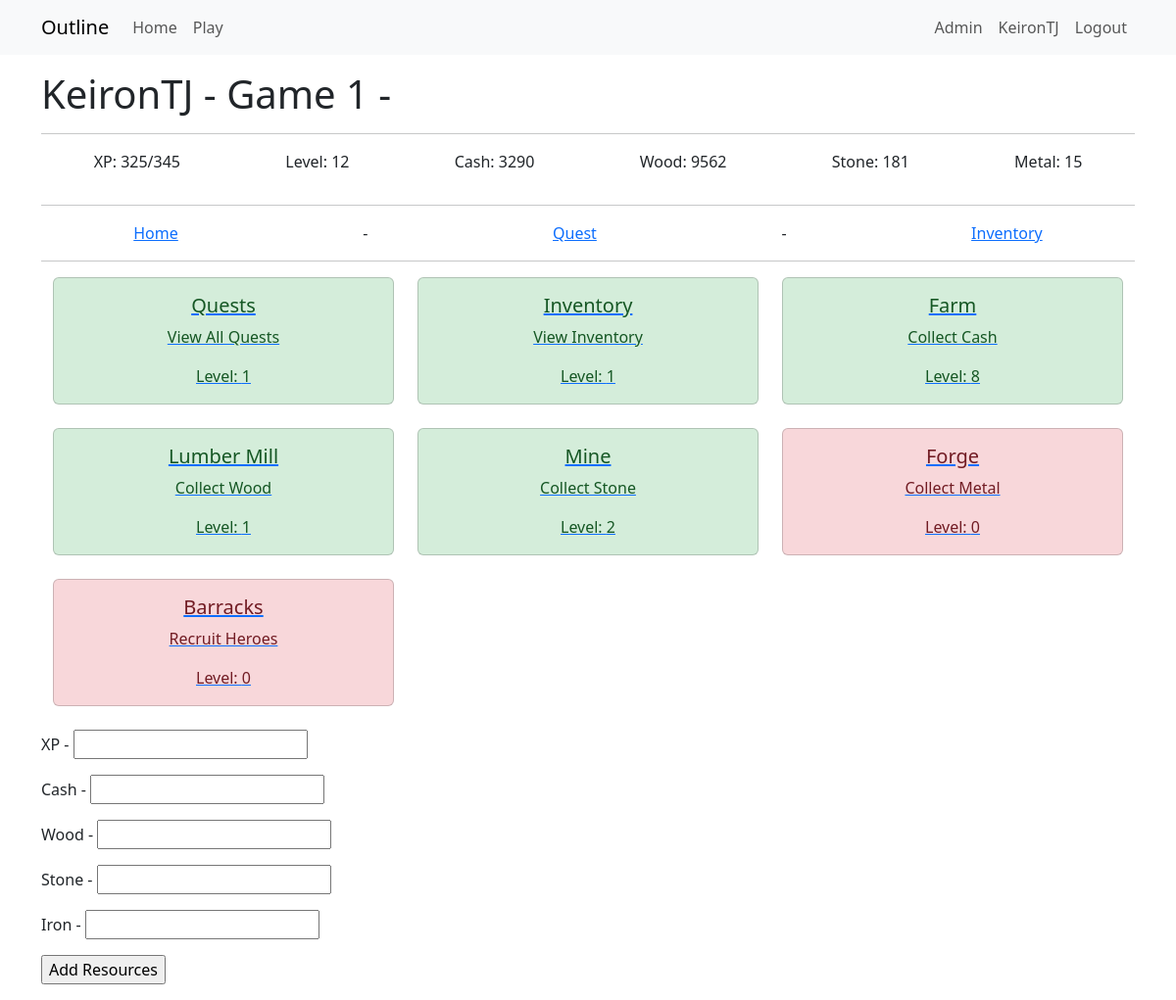
/play/1 (signed in), run on an earlier commit of the app's database.
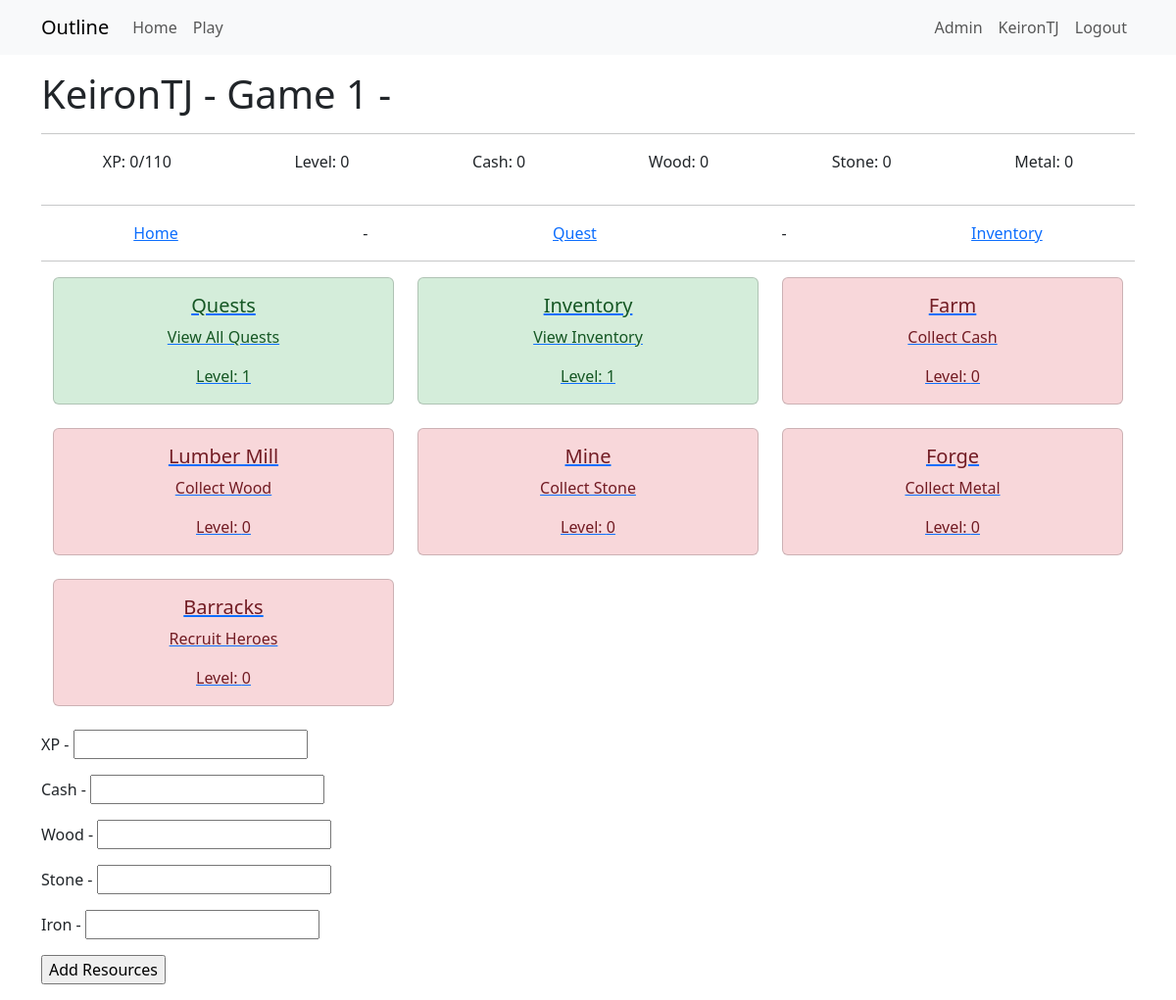
And on a later commit of the database.
### app/models.py (models this page shows, shortened)
class User(UserMixin, db.Model):
    id = db.Column(Integer, primary_key=True)
    username = db.Column(String(64), index=True, unique=True)
    email = db.Column(String(120), index=True, unique=True)
    password_hash = db.Column(String(256))
    active = db.Column(db.Boolean(), default=True)
    activegame = db.Column(db.Integer, nullable=True)
    game = so.relationship("Game", back_populates="user", cascade="all, delete-orphan")
    role=so.relationship("Role", secondary="user_roles")
    def is_admin(self):
        return 'admin' in [role.name for role in self.role]

class Game(db.Model):
    __tablename__ = 'game'
    id = db.Column(db.Integer, primary_key=True)
    user_id = db.Column(db.Integer, db.ForeignKey('user.id'), nullable=False)
    game_name = db.Column(db.String(64))
    game_exists = db.Column(db.Boolean, default=True)
    entry_date = db.Column(db.DateTime, default=datetime.now(timezone.utc))
    xp = db.Column(db.Integer, default=0)
    level = db.Column(db.Integer, default=0)
    cash = db.Column(db.Integer, default=0)
    wood = db.Column(db.Integer, default=0)
    stone = db.Column(db.Integer, default=0)
    metal = db.Column(db.Integer, default=0)
    next_level_xp_required = db.Column(db.Integer, default=110)
    user = db.relationship("User", back_populates="game")
    inventories = db.relationship("InventoryUser", back_populates="game")
    quest_progress = db.relationship("QuestProgress", back_populates="game")
    building_progress = db.relationship("BuildingProgress", back_populates="game")
    resource_logs = db.relationship("ResourceLog", back_populates="game")
    hero_progress = db.relationship("HeroProgress", back_populates="game")
    hero_slots = db.relationship("HeroSlots", back_populates="game")

class BuildingProgress(db.Model):
    __tablename__ = 'building_progress'
    id = db.Column(db.Integer, primary_key=True)
    building_id = db.Column(db.Integer, db.ForeignKey('buildings.id'))
    game_id = db.Column(db.Integer, db.ForeignKey('game.id'))
    building_level = db.Column(db.Integer, default=0)
    building_active = db.Column(db.Boolean, default=False)
    xp_per_minute = db.Column(db.Integer, default=0)
    cash_per_minute = db.Column(db.Integer, default=0)
    wood_per_minute = db.Column(db.Integer, default=0)
    stone_per_minute = db.Column(db.Integer, default=0)
    metal_per_minute = db.Column(db.Integer, default=0)
    accrual_start_time = db.Column(db.DateTime, nullable=True)
    max_accrual_duration = db.Column(db.Integer, default=240) # in minutes
    accrued_xp = db.Column(db.Integer, default=0)
    accrued_cash = db.Column(db.Integer, default=0)
    accrued_wood = db.Column(db.Integer, default=0)
    accrued_stone = db.Column(db.Integer, default=0)
    accrued_metal = db.Column(db.Integer, default=0)
    building_completed = db.Column(db.Boolean, default=False)
    building_completed_date = db.Column(db.DateTime, nullable=True)
    building = db.relationship("Buildings", back_populates="building_progress")
    game = db.relationship("Game", back_populates="building_progress")

class Buildings(db.Model):
    __tablename__ = 'buildings'
    id = db.Column(db.Integer, primary_key=True)
    building_type_id = db.Column(db.Integer, db.ForeignKey('building_types.id'))
    building_name = db.Column(db.String(64))
    building_description = db.Column(db.String(256))
    building_link = db.Column(db.String(256))
    base_building_cash_required = db.Column(db.Integer, default=0)
    base_building_level_required = db.Column(db.Integer, default=0)
    base_building_xp_required = db.Column(db.Integer, default=0)
    base_building_wood_required = db.Column(db.Integer, default=0)
    base_building_stone_required = db.Column(db.Integer, default=0)
    base_building_metal_required = db.Column(db.Integer, default=0)
    max_building_level = db.Column(db.Integer, default=25)
    base_xp_per_minute = db.Column(db.Integer, default=0)
    base_cash_per_minute = db.Column(db.Integer, default=0)
    base_wood_per_minute = db.Column(db.Integer, default=0)
    base_stone_per_minute = db.Column(db.Integer, default=0)
    base_metal_per_minute = db.Column(db.Integer, default=0)
    building_type = db.relationship("BuildingType", back_populates="building")
    building_progress = db.relationship("BuildingProgress", back_populates="building")

### app/game/routes.py (the view, shortened to what this page needs)
@bp.route('/play/<game_id>', methods=['GET', 'POST'])
@login_required
def play(game_id):
    if not current_user.is_admin() and current_user.activegame != int(game_id):
        return redirect(url_for('admin.not_admin'))
    game = g.game  # Optimized query
    if not game:
        flash('Game not found.', 'error')
        return redirect(url_for('main.index'))
    resourceform = AddResourcesForm()
    service = GameService(game_id=game_id)
    return render_template("game/play.html", game=game, resourceform=resourceform)

### app/game/forms.py
class AddResourcesForm(FlaskForm):
    xp = IntegerField('XP')
    cash = IntegerField('Cash')
    wood = IntegerField('Wood')
    stone = IntegerField('Stone')
    metal = IntegerField('Iron')
    add_button = SubmitField('Add Resources')

### app/game/__init__.py (called while the page is built)
@bp.before_app_request
def before_request():
    load_game()

### app/game/context_processor.py (called while the page is built)
def load_game():
    if current_user.is_authenticated:
        game_id = current_user.activegame
        if game_id:
            g.game = Game.query.get(game_id)
        else:
            g.game = None
    else:
        g.game = None

### app/game/game_services.py (called while the page is built)
    def _get_game(self) -> Game:
        game = Game.query.get(self.game_id)
        if game is None:
            raise ValueError(f"Game with ID {self.game_id} not found.")
        return game

### app/models.py (called while the page is built)
@login.user_loader
def load_user(id):
    return db.session.get(User, int(id))

### app/templates/game/play.html (shortened to what this page needs)
{% extends "game/game_base.html" %}
{% block content2 %}
<div class="container mt-3">
    <div class="row">
        {% for building in game.building_progress %}
        <div class="col-md-4 mb-4">
            {% if building.building.building_type.id == 2 %}
                <a href="{{  url_for(building.building.building_link, game_id=game.id) }}" class="card-link">
            {% else %}
                <a href="{{  url_for(building.building.building_link, building_progress_id=building.id) }}" class="card-link">
            {% endif %}
                {% if building.building_active %}
                    <div class="card building-active">
                {% else %}
                    <div class="card building-inactive">
                {% endif %}
                    <div class="card-body text-center">
                        <h5 class="card-title">{{ building.building.building_name }}</h5>
                        <p class="card-text">{{ building.building.building_description }}</p>
                        <p class="card-text">Level: {{ building.building_level }}</p>
                    </div>
                </div>
            </a>
        </div>
        {% if loop.index % 3 == 0 %}
    </div><div class="row">
        {% endif %}
        {% endfor %}
    </div>
</div>
<div>
    <form action="" method="post">
        <p>{{ resourceform.xp.label }} - {{ resourceform.xp }}</p>
        <p>{{ resourceform.cash.label }} - {{ resourceform.cash }}</p>
        <p>{{ resourceform.wood.label }} - {{ resourceform.wood }}</p>
        <p>{{ resourceform.stone.label }} - {{ resourceform.stone }}</p>
        <p>{{ resourceform.metal.label }} - {{ resourceform.metal }}</p>
        <p>{{ resourceform.add_button() }}</p>
    </form>
</div>
{% endblock content2 %}

### app/templates/game/game_base.html (shortened to what this page needs)
{% extends "base.html" %}
{% block content %}
<h1>  {{ game.user.username }} - {{ game.game_name }} - {{ title }}  </h1>
<hr>
<div style="display: flex; justify-content: space-around;">
    <p>XP: {{ game.xp }}/{{game.next_level_xp_required}}</p>
    <p>Level: {{ game.level}}</p>
    <p>Cash: {{ game.cash }}</p>
    <p>Wood: {{ game.wood }}</p>
    <p>Stone: {{ game.stone }}</p>
    <p>Metal: {{ game.metal }}</p>
</div>
<hr>
<div style="display: flex; justify-content: space-around;">
    <a href="{{ url_for('game.play', game_id=game.id) }}">Home</a> -
    {% for building in game.building_progress %}
       {% if building.building.id == 1 %}
            <a href="{{ url_for('game.building_quests', building_progress_id=building.id) }}">Quest</a> -
       {% endif %}
    {% endfor %}
    <a href="{{ url_for('game.building_inventory', game_id=game.id) }}"> Inventory </a>
</div>
<hr>
{% block content2 %}  {% endblock content2 %}
{% endblock content %}

### app/templates/base.html (shortened to what this page needs)
<!doctype html>
<html lang="en">
<head>
    <link href="https://cdn.jsdelivr.net/npm/bootstrap@5.3.2/dist/css/bootstrap.min.css"
          rel="stylesheet"
>
    <link rel="stylesheet" href="{{ url_for('static', filename='style.css') }}">
</head>
<body>
    <nav class="navbar navbar-expand-lg bg-body-tertiary">
        <div class="container">
            <a class="navbar-brand" href="{{ url_for('main.index') }}">Outline</a>
            <div class="collapse navbar-collapse" id="navbarSupportedContent">
                <ul class="navbar-nav me-auto mb-2 mb-lg-0">
                    <li class="nav-item">
                        <a class="nav-link" aria-current="page" href="{{ url_for('main.index') }}">Home</a>
                    </li>
                    {% if not current_user.is_authenticated or current_user.activegame == None    %}
                    <li class="nav-item">
                        <a class="nav-link" aria-current="page" href="{{ url_for('game.startmenu') }}">Start Menu</a>
                    </li>
                    {% else %}
                    <li class="nav-item">
                        <a class="nav-link" aria-current="page" href="{{ url_for('game.play', game_id=current_user.activegame) }}">Play</a>
                    </li>
                    {% endif %}
                </ul>
                <ul class="navbar-nav mb-2 mb-lg-0">
                    {% if current_user.is_anonymous %}
                    <li class="nav-item">
                        <a class="nav-link" aria-current="page" href="{{ url_for('auth.login') }}">Login</a>
                    </li>
                    {% else %}
                    {% if current_user.is_admin() %}
                    <li class="nav-item">
                        <a class="nav-link" aria-current="page" href="{{ url_for('admin.admin_home') }}">Admin</a>
                    </li>
                    {% endif %}
                    <li class="nav-item">
                        <a class="nav-link" aria-current="page" href="{{ url_for('main.view_profile', user_id=current_user.id) }}">{{ current_user.username }}</a>
                    </li>
                    <li class="nav-item">
                        <a class="nav-link" aria-current="page" href="{{ url_for('auth.logout') }}">Logout</a>
                    </li>
                    {% endif %}
                </ul>
            </div>
        </div>
    </nav>
    <div class="container mt-3">
        {% block content %}{% endblock %}
    </div>
</body>
</html>

### app/static/style.css (style rules this page uses)
.building-inactive { background-color: #f8d7da; color: #721c24; }
.building-active { background-color: #d4edda; color: #155724; }

What changed in the data, as far as the page shows it:
changed Game "Game 1": xp "325" → "0"; next_level_xp_required "345" → "110"; level "12" → "0"; cash "3290" → "0"; wood "9562" → "0"; stone "181" → "0"; metal "15" → "0"
changed BuildingProgress "Farm": building_active True → False (drawn); building_level "8" → "0"
changed BuildingProgress "Lumber Mill": building_active True → False (drawn); building_level "1" → "0"
changed BuildingProgress "Mine": building_active True → False (drawn); building_level "2" → "0"
